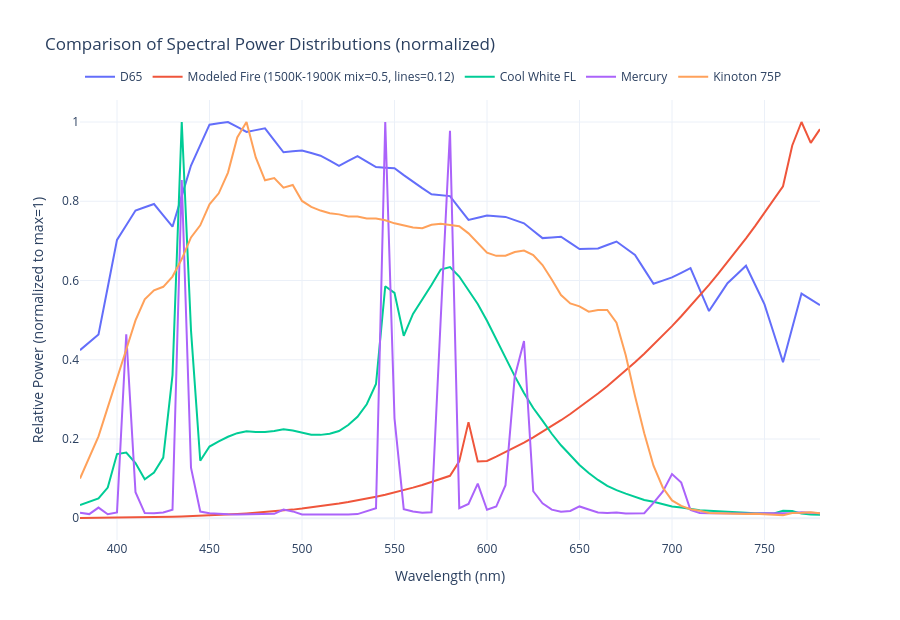

The code cell stored with this chart in its notebook:
### Code cell
series = [
    ("D65", sd_d65.values),
    ("Modeled Fire (1500K-1900K mix=0.5, lines=0.12)", sd_fire.values),
    ("Cool White FL", sd_cool_white_fl.values),
    ("Mercury", sd_mercury.values),
    ("Kinoton 75P", sd_kinoton.values)
]
    
fig = go.Figure()
for name, values in series:
    max_value = np.max(values)
    normalized = values / max_value if max_value > 0 else values
    fig.add_trace(
        go.Scatter(
            x=wavelengths,
            y=normalized,
            mode="lines",
            name=name,
            hovertemplate="%{x:.0f} nm<br>%{y:.4f}<extra>" + name + "</extra>",
        )
    )

fig.update_layout(
    title="Comparison of Spectral Power Distributions (normalized)",
    xaxis_title="Wavelength (nm)",
    yaxis_title="Relative Power (normalized to max=1)",
    template="plotly_white",
    height=620,
    legend=dict(orientation="h", yanchor="bottom", y=1.02, xanchor="left", x=0),
)

fig.show()
